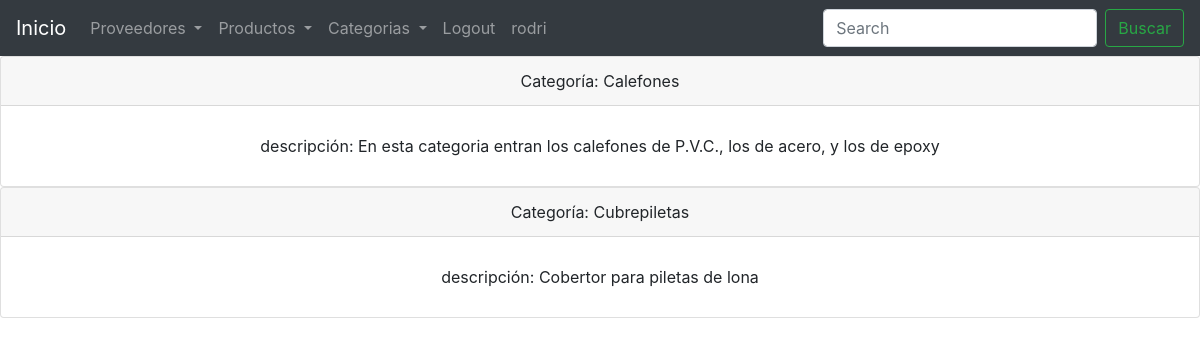
The page /productos/ver-categorias/ (signed in) on the database its author committed.
### Products/models.py (models this page shows, shortened)
class category(models.Model):
    name = models.CharField(max_length=50)
    description = models.CharField(max_length=200, default= 'Descripción')

### Products/views.py (the view)
# urls.py: path('ver-categorias/', list_categories, name = "Listar categorias"),
def list_categories(request):
    if 'search' in request.GET:
        search = request.GET['search']
        all_categories = category.objects.filter(name__icontains = search)
    else:
        all_categories = category.objects.all()
    context = {
        'categories':all_categories,
    }
    return render(request, "list_categories.html", context=context)

### Templates/list_categories.html (shortened to what this page needs)
{% extends 'base.html' %}
{% block navbar %}
    <form class="form-inline my-2 my-lg-0" action="/productos/ver-categorias/" method="GET">
        <input class="form-control mr-sm-2" type="search" placeholder="Search" aria-label="Search" name="search">
        <button class="btn btn-outline-success my-2 my-sm-0" type="submit">Buscar</button>
    </form>
{% endblock %}
{% block content %}
    {% for category in categories %}
    <div class="card">
        <ul class="list-group list-group-flush">
            <div class="card-header" style="text-align: center;">
                Categoría: {{category.name}}
            </div>
            <li class="list-group-item mb-3 mt-3" style="text-align: center;" >descripción: {{category.description}} </li>
        </ul>
    </div>
    {% endfor %}
{% endblock %}

### Templates/base.html (shortened to what this page needs)
<html lang="en">
<head>
    <link rel="stylesheet" href="https://cdn.jsdelivr.net/npm/bootstrap@4.6.2/dist/css/bootstrap.min.css"
>
</head>
<body>
    <header>
        <nav class="navbar navbar-expand-lg navbar-dark bg-dark">
            <a class="navbar-brand" href="/">Inicio</a>
            <div class="collapse navbar-collapse" id="navbarScroll">
                <ul class="navbar-nav mr-auto my-2 my-lg-0 navbar-nav-scroll" style="max-height: 150px;">
                    <li class="nav-item dropdown">
                        <a class="nav-link dropdown-toggle" href="#" role="button" data-toggle="dropdown"
                            aria-expanded="false">
                            Proveedores
                        </a>
                    <li class="nav-item dropdown">
                        <a class="nav-link dropdown-toggle" href="#" role="button" data-toggle="dropdown"
                            aria-expanded="false">
                            Productos
                        </a>
                    <li class="nav-item dropdown">
                        <a class="nav-link dropdown-toggle" href="#" role="button" data-toggle="dropdown"
                            aria-expanded="false">
                            Categorias
                        </a>
                        {% if request.user.is_authenticated %}
                    <li class="nav-item">
                        <a class="nav-link" href="/usuario/logout/">Logout</a>
                    </li>
                    <li class="nav-item">
                        <a class="nav-link" href="/usuario/update/">{{request.user.username}}</a>
                    </li>
                    {% endif %}
                </ul>
            </div>
            {% block navbar %}{% endblock %}
        </nav>
    </header>
    {% block content %}
    {% endblock %}
</body>
</html>

### rows shown on the page
category: name "Calefones", description "En esta categoria entran los calefones de P.V.C., los de acero, y los de epoxy"
category: name "Cubrepiletas", description "Cobertor para piletas de lona"

### other values the page prints
{{ request.user.username }} "rodri"
